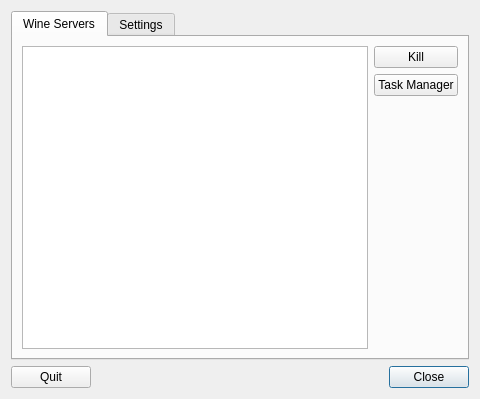
<?xml version="1.0" encoding="UTF-8"?>
<ui version="4.0">
 <class>MainDialog</class>
 <widget class="QDialog" name="MainDialog">
  <property name="geometry">
   <rect>
    <x>0</x>
    <y>0</y>
    <width>480</width>
    <height>399</height>
   </rect>
  </property>
  <property name="windowTitle">
   <string>Wineman</string>
  </property>
  <property name="windowIcon">
   <iconset theme="wine"/>
  </property>
  <layout class="QVBoxLayout" name="verticalLayout">
   <item>
    <widget class="QTabWidget" name="tabWidget">
     <property name="currentIndex">
      <number>0</number>
     </property>
     <widget class="QWidget" name="serverListTab">
      <attribute name="title">
       <string>Wine Servers</string>
      </attribute>
      <layout class="QHBoxLayout" name="horizontalLayout">
       <item>
        <widget class="QTableView" name="serverView">
         <property name="selectionMode">
          <enum>QAbstractItemView::SelectionMode::SingleSelection</enum>
         </property>
         <property name="selectionBehavior">
          <enum>QAbstractItemView::SelectionBehavior::SelectRows</enum>
         </property>
         <property name="verticalScrollMode">
          <enum>QAbstractItemView::ScrollMode::ScrollPerPixel</enum>
         </property>
         <property name="horizontalScrollMode">
          <enum>QAbstractItemView::ScrollMode::ScrollPerPixel</enum>
         </property>
         <attribute name="verticalHeaderVisible">
          <bool>false</bool>
         </attribute>
        </widget>
       </item>
       <item>
        <layout class="QVBoxLayout" name="serverButtonLayout">
         <item>
          <widget class="QPushButton" name="killServerButton">
           <property name="text">
            <string>Kill</string>
           </property>
          </widget>
         </item>
         <item>
          <widget class="QPushButton" name="taskManagerButton">
           <property name="text">
            <string>Task Manager</string>
           </property>
          </widget>
         </item>
         <item>
          <spacer name="serverButtonVerticalSpacer">
           <property name="orientation">
            <enum>Qt::Orientation::Vertical</enum>
           </property>
           <property name="sizeHint" stdset="0">
            <size>
             <width>20</width>
             <height>40</height>
            </size>
           </property>
          </spacer>
         </item>
        </layout>
       </item>
      </layout>
     </widget>
     <widget class="QWidget" name="settingsTab">
      <attribute name="title">
       <string>Settings</string>
      </attribute>
      <layout class="QVBoxLayout" name="verticalLayout_3">
       <item>
        <widget class="QGroupBox" name="notificationsGroupBox">
         <property name="title">
          <string>Notifications</string>
         </property>
         <layout class="QVBoxLayout" name="verticalLayout_4">
          <item>
           <widget class="QCheckBox" name="serverStartedNotificationCheckBox">
            <property name="text">
             <string>Show notification when a Wine server is started</string>
            </property>
           </widget>
          </item>
          <item>
           <widget class="QCheckBox" name="serverStoppedNotificationCheckBox">
            <property name="text">
             <string>Show notification when a Wine server is stopped</string>
            </property>
           </widget>
          </item>
         </layout>
        </widget>
       </item>
       <item>
        <widget class="QCheckBox" name="alwaysShowCheckBox">
         <property name="text">
          <string>Show tray icon when no servers are running</string>
         </property>
        </widget>
       </item>
       <item>
        <spacer name="settingsTabVerticalSpacer">
         <property name="orientation">
          <enum>Qt::Orientation::Vertical</enum>
         </property>
         <property name="sizeHint" stdset="0">
          <size>
           <width>20</width>
           <height>40</height>
          </size>
         </property>
        </spacer>
       </item>
      </layout>
     </widget>
    </widget>
   </item>
   <item>
    <layout class="QHBoxLayout" name="horizontalLayout_2">
     <item>
      <widget class="QPushButton" name="quitButton">
       <property name="text">
        <string>Quit</string>
       </property>
       <property name="icon">
        <iconset theme="QIcon::ThemeIcon::ApplicationExit"/>
       </property>
      </widget>
     </item>
     <item>
      <spacer name="buttonHorizontalSpacer">
       <property name="orientation">
        <enum>Qt::Orientation::Horizontal</enum>
       </property>
       <property name="sizeHint" stdset="0">
        <size>
         <width>40</width>
         <height>20</height>
        </size>
       </property>
      </spacer>
     </item>
     <item>
      <widget class="QPushButton" name="closeButton">
       <property name="text">
        <string>Close</string>
       </property>
       <property name="autoDefault">
        <bool>true</bool>
       </property>
       <property name="default">
        <bool>true</bool>
       </property>
      </widget>
     </item>
    </layout>
   </item>
  </layout>
 </widget>
 <resources/>
 <connections/>
</ui>
